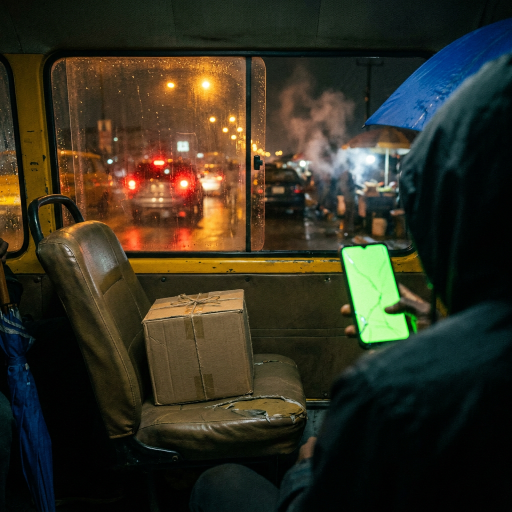
#> input picture examples/phone_from_tomorrow/episode_03/assets/images_backup_before_openai_20260526_202101/01a_backseat_package_breathes.png, 1024 x 1024 px (shown at 1/2 size)
$ python -i render_episode.py   (imports and definitions only)
#> lines starting #> are read from the running program, lines starting #| are printed output that depends on the picture
#> further down, picture is the input picture: PIL image 1024x1024 RGB; mean R, G, B 52.1, 48.2, 33.4
### tools/pipeline_config.py
#!/usr/bin/env python3
"""Shared configuration for the storyforge pipeline."""

from __future__ import annotations

import json
import os
from pathlib import Path
from typing import Any

try:
    import yaml
except ImportError:  # pragma: no cover - optional dependency
    yaml = None

ROOT = Path(__file__).resolve().parents[1]
ENV_PATH = ROOT / ".env.story.local"
DEFAULT_SERIES_REL = ""


# [12 lines left out: functions load_local_env, env_bool, not called in this run]


def get_series_dir(series: str | None = None) -> Path:
    """Resolve the active series directory."""
    configured = (series or os.getenv("PIPELINE_SERIES_DIR", DEFAULT_SERIES_REL)).strip()
    if not configured:
        raise SystemExit(
            "No active series configured. Set PIPELINE_SERIES_DIR in .env.story.local "
            "(for example series/the_last_signal after running init_series.py), "
            "or pass --series on the command line. "
            "The examples/ folder is for published demo stories — put your own work under series/."
        )
    path = Path(configured).expanduser()
    if path.is_absolute():
        return path
    return (ROOT / path).resolve()


# [80 lines left out: functions resolve_episode_path, load_series_config, load_style_template, merged_series_settings, episode_output_slug, default_notify_recipients, not called in this run]

### tools/render_episode.py
#!/usr/bin/env python3
import argparse
import json
import math
import os
import shutil
import subprocess
import sys
import textwrap
from pathlib import Path

from dotenv import load_dotenv
from PIL import Image, ImageDraw, ImageEnhance, ImageFilter, ImageFont


from pipeline_config import (
    ROOT,
    ENV_PATH,
    episode_output_slug,
    get_series_dir,
    load_local_env,
    resolve_episode_path,
)

# [1 line that did not run here, left out]
# [1 line that did not run here, left out]
# [1 line that did not run here, left out]
# [1 line that did not run here, left out]
# [1 line that did not run here, left out]
# [1 line that did not run here, left out]
# [1 line that did not run here, left out]
# [1 line that did not run here, left out]
# [1 line that did not run here, left out]
# [1 line that did not run here, left out]
IMAGE_EXTENSIONS = (".png", ".jpg", ".jpeg", ".webp")
VIDEO_EXTENSIONS = (".mp4", ".mov", ".webm")
INTRO_DURATION_SECONDS = 2.5


def configure_series(value=None):
    global SERIES_DIR
    SERIES_DIR = get_series_dir(value)


# [30 lines left out: functions configure_episode, first_existing, find_binary, not called in this run]


def run(cmd):
    print(" ".join(str(part) for part in cmd))
    subprocess.run(cmd, check=True)


# [77 lines left out: functions ffprobe_duration, ffprobe_has_audio, load_font, cover_image, make_placeholder, not called in this run]


def apply_grade(image: Image.Image):
    image = ImageEnhance.Contrast(image).enhance(1.08)
    image = ImageEnhance.Color(image).enhance(0.9)
    overlay = Image.new("RGBA", image.size, (0, 0, 0, 0))
#> overlay: PIL image 1024x1024 RGBA; every value is 0
    draw = ImageDraw.Draw(overlay)
    width, height = image.size
#> width = 1024; height = 1024
    draw.rectangle((0, 0, width, int(height * 0.22)), fill=(0, 0, 0, 70))
    draw.rectangle((0, int(height * 0.72), width, height), fill=(0, 0, 0, 105))
    return Image.alpha_composite(image.convert("RGBA"), overlay).convert("RGB")
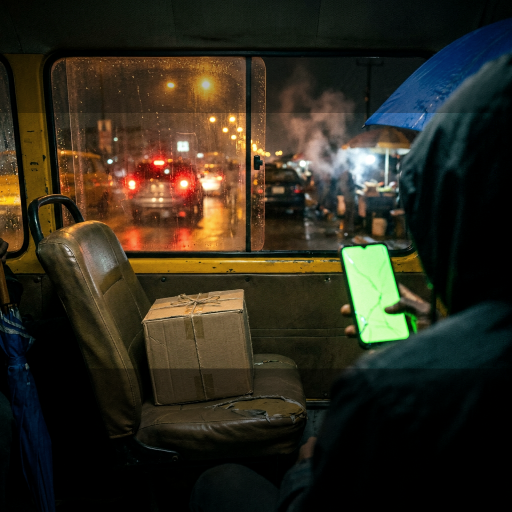
#> returned value: PIL image 1024x1024 RGB (shown at 1/2 size); mean R, G, B 47.5, 42.6, 29.5


# [36 lines left out: functions draw_rounded_rectangle, make_caption_layer, not called in this run]


def add_caption(image: Image.Image, scene):
    overlay = make_caption_layer(image.size, scene)
    return Image.alpha_composite(image.convert("RGBA"), overlay).convert("RGB")


# [94 lines left out: functions find_scene_asset, prepare_background, prepare_caption_overlay, find_cover_asset, render_cover_intro_segment, not called in this run]


def scene_video_path(scene):
    source_id = scene.get("image_id", scene["id"])
    return find_scene_asset(VIDEOS_DIR, source_id, VIDEO_EXTENSIONS)


# [8 lines left out: function audio_fade_filter, not called in this run]


def ambient_noise_source():
    return "anoisesrc=color=brown:amplitude=0.018:sample_rate=44100"


# [272 lines left out: functions render_video_segment, render_still_segment, main, not called in this run]


# [2 lines not run here, left out]

>>> from PIL import Image
>>> picture = Image.open('../examples/phone_from_tomorrow/episode_03/assets/images_backup_before_openai_20260526_202101/01a_backseat_package_breathes.png')
>>> result = apply_grade(picture)

$ run again, on examples/phone_from_tomorrow/episode_03/assets/images_backup_before_openai_20260527_072016/02a_woman_warns.png
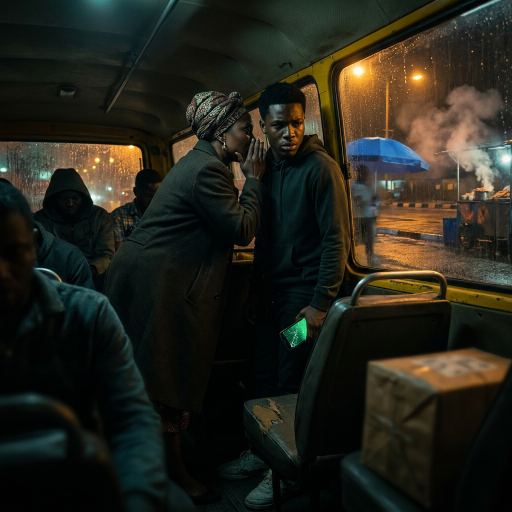
#> input picture examples/phone_from_tomorrow/episode_03/assets/images_backup_before_openai_20260527_072016/02a_woman_warns.png, 1024 x 1024 px (shown at 1/2 size)
#> picture is the input picture: PIL image 1024x1024 RGB; mean R, G, B 36.1, 35.8, 26.6
#> overlay: PIL image 1024x1024 RGBA; every value is 0
#> in apply_grade, `return Image.alpha_composite(image.convert("RGBA"), overlay).convert("..`:
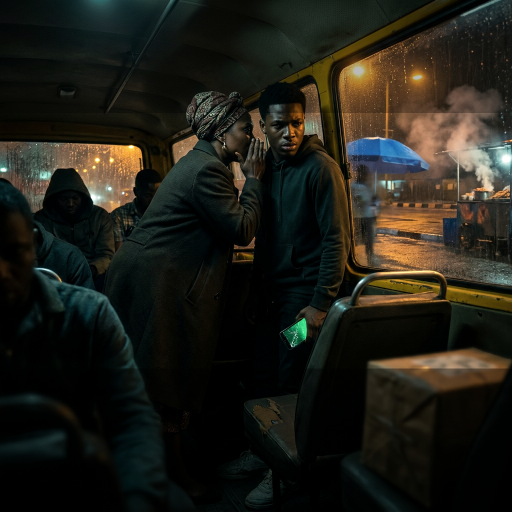
#> returned value: PIL image 1024x1024 RGB (shown at 1/2 size); mean R, G, B 31.3, 30.4, 22.9

$ run again, on examples/phone_from_tomorrow/episode_03/assets/images_backup_before_openai_20260527_072016/03a_passengers_open_eyes.png
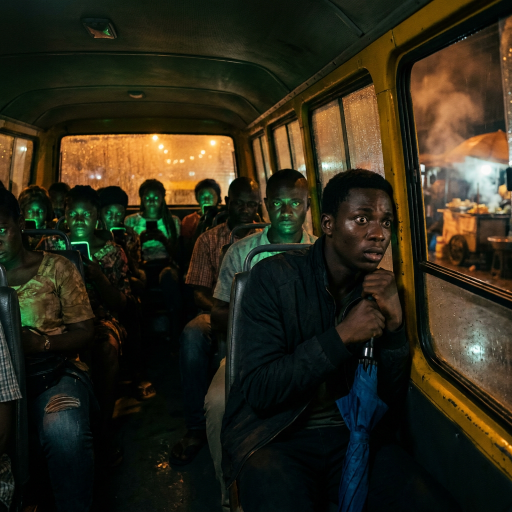
#> input picture examples/phone_from_tomorrow/episode_03/assets/images_backup_before_openai_20260527_072016/03a_passengers_open_eyes.png, 1024 x 1024 px (shown at 1/2 size)
#> picture is the input picture: PIL image 1024x1024 RGB; mean R, G, B 44.5, 39.8, 24.2
#> overlay: PIL image 1024x1024 RGBA; every value is 0
#> in apply_grade, `return Image.alpha_composite(image.convert("RGBA"), overlay).convert("..`:
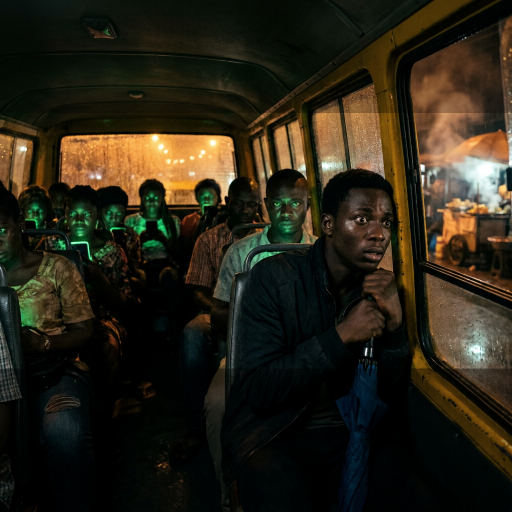
#> returned value: PIL image 1024x1024 RGB (shown at 1/2 size); mean R, G, B 40.3, 35.2, 21.8
